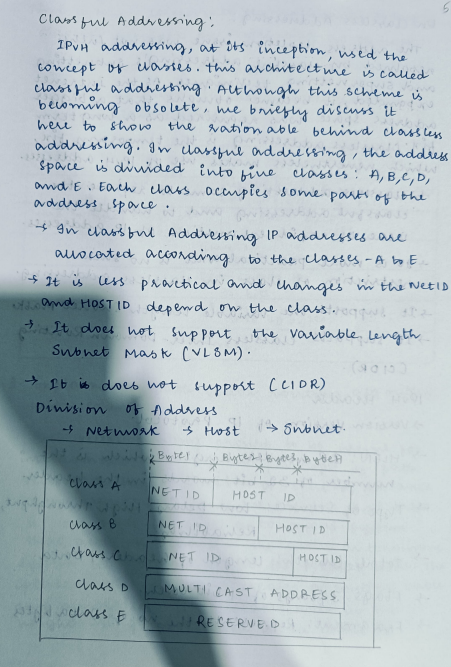
#> input picture g/img.jpg, 451 x 667 px
$ jupyter execute hello.ipynb
#> lines starting #> are read from the running program, lines starting #| are printed output that depends on the picture
[cell 1]
from PIL import Image
import cv2
from matplotlib import pyplot as plt

[cell 2]
im_file = "img.jpg"
img = cv2.imread(im_file)
#> img is the input picture: shape (667, 451, 3); mean B, G, R 192.6, 187.1, 174.6

[cell 3]
def display(im_path):
#> called with im_path = 'img.jpg'
    dpi = 80
    im_data = plt.imread(im_path)

    height, width  = im_data.shape[:2]
#> height = 667; width = 451

    # What size does the figure need to be in inches to fit the image?
    figsize = width / float(dpi), height / float(dpi)
#> figsize = (5.64, 8.34)

    # Create a figure of the right size with one axes that takes up the full figure
    fig = plt.figure(figsize=figsize)
    ax = fig.add_axes([0, 0, 1, 1])

    # Hide spines, ticks, etc.
    ax.axis('off')

    # Display the image.
    ax.imshow(im_data, cmap='gray')

    plt.show()

[cell 4]
display(im_file)

[cell 5]
inverted_image = cv2.bitwise_not(img)
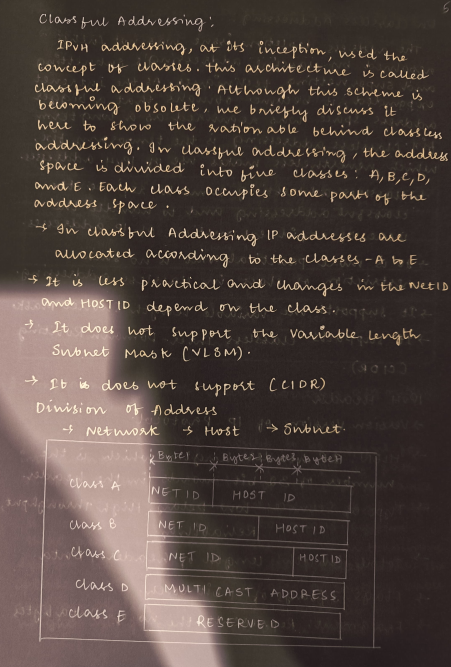
#> inverted_image: shape (667, 451, 3); mean B, G, R 62.4, 67.9, 80.4
cv2.imwrite("inverted.jpg", inverted_image)
#> Out = True

[cell 6]
display("inverted.jpg")

Binarization

[cell 7]
def grayscale(image):
    return cv2.cvtColor(image, cv2.COLOR_BGR2GRAY)
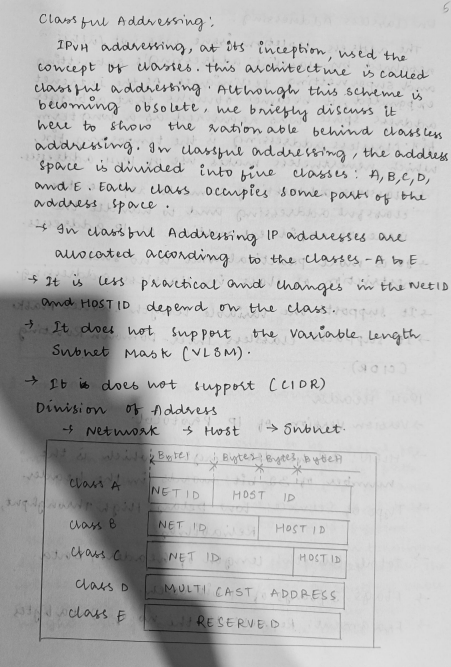
#> returned value: shape (667, 451); min 9, max 229, mean 184.1

[cell 8]
gray_image = grayscale(img)
cv2.imwrite("gray.jpg", gray_image)
#> Out = True

[cell 9]
display("gray.jpg")

[cell 10]
im_bw = cv2.adaptiveThreshold(gray_image, 255, cv2.ADAPTIVE_THRESH_GAUSSIAN_C, cv2.THRESH_BINARY, 11, 2)
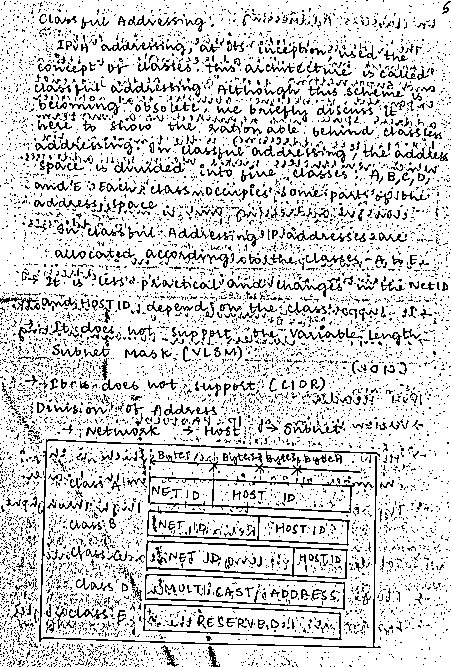
#> im_bw: shape (667, 451); 83.1% white; black in thin lines or dots
cv2.imwrite("bw_image.jpg", im_bw)
#> Out = True

[cell 11]
display("bw_image.jpg")

[cell 12]
def noise_removal(image):
    import numpy as np
    kernel = np.ones((1, 1), np.uint8)
    image = cv2.dilate(image, kernel, iterations=1)
    kernel = np.ones((1, 1), np.uint8)
    image = cv2.erode(image, kernel, iterations=1)
    image = cv2.morphologyEx(image, cv2.MORPH_CLOSE, kernel)
    image = cv2.medianBlur(image, 3)
    return (image)

[cell 13]
import numpy as np

[cell 14]
kernel = np.ones((1,1), np.uint8)
no_noise = cv2.morphologyEx(im_bw, cv2.MORPH_OPEN, kernel)
cv2.imwrite("no_noise.jpg", no_noise)
#> Out = True

[cell 15]
display("no_noise.jpg")

[cell 16]
def thin_font(image):
    import numpy as np
    image = cv2.bitwise_not(image)
#> image: shape (667, 451); 16.9% white in thin lines or dots
    kernel = np.ones((2,2),np.uint8)
    image = cv2.erode(image, kernel, iterations=1)
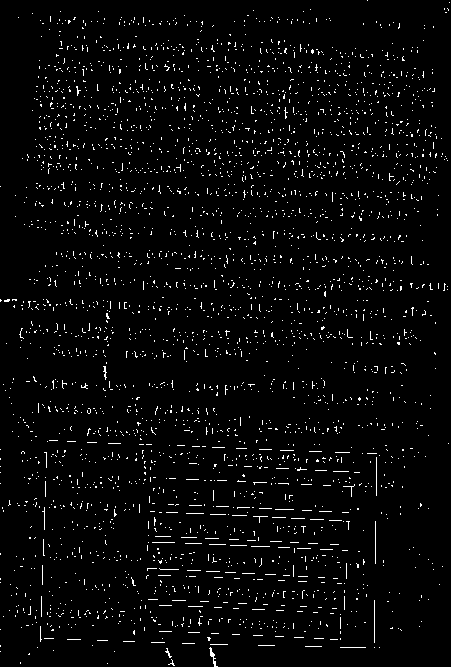
#> image: shape (667, 451); 3.1% white in thin lines or dots
    image = cv2.bitwise_not(image)
#> image: shape (667, 451); 96.9% white; black in thin lines or dots
    return (image)

[cell 17]
eroded_image = thin_font(no_noise)
cv2.imwrite("eroded_image.jpg", eroded_image)
#> Out = True

[cell 18]
display("eroded_image.jpg")
#> in display (call 6), `im_data = plt.imread(im_path)`:
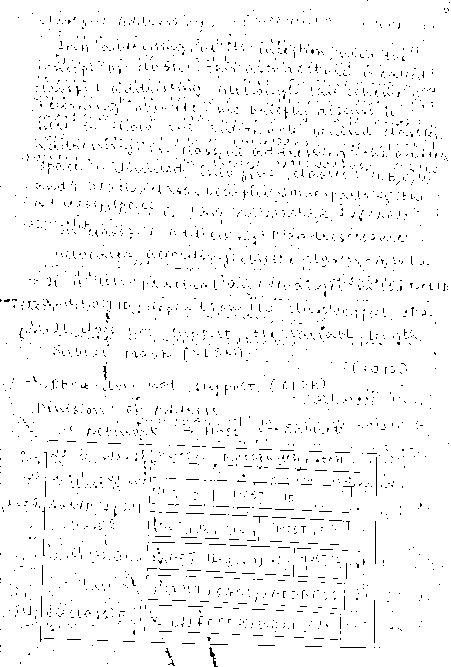
#> im_data: shape (667, 451); min 0, max 255, mean 246.7
